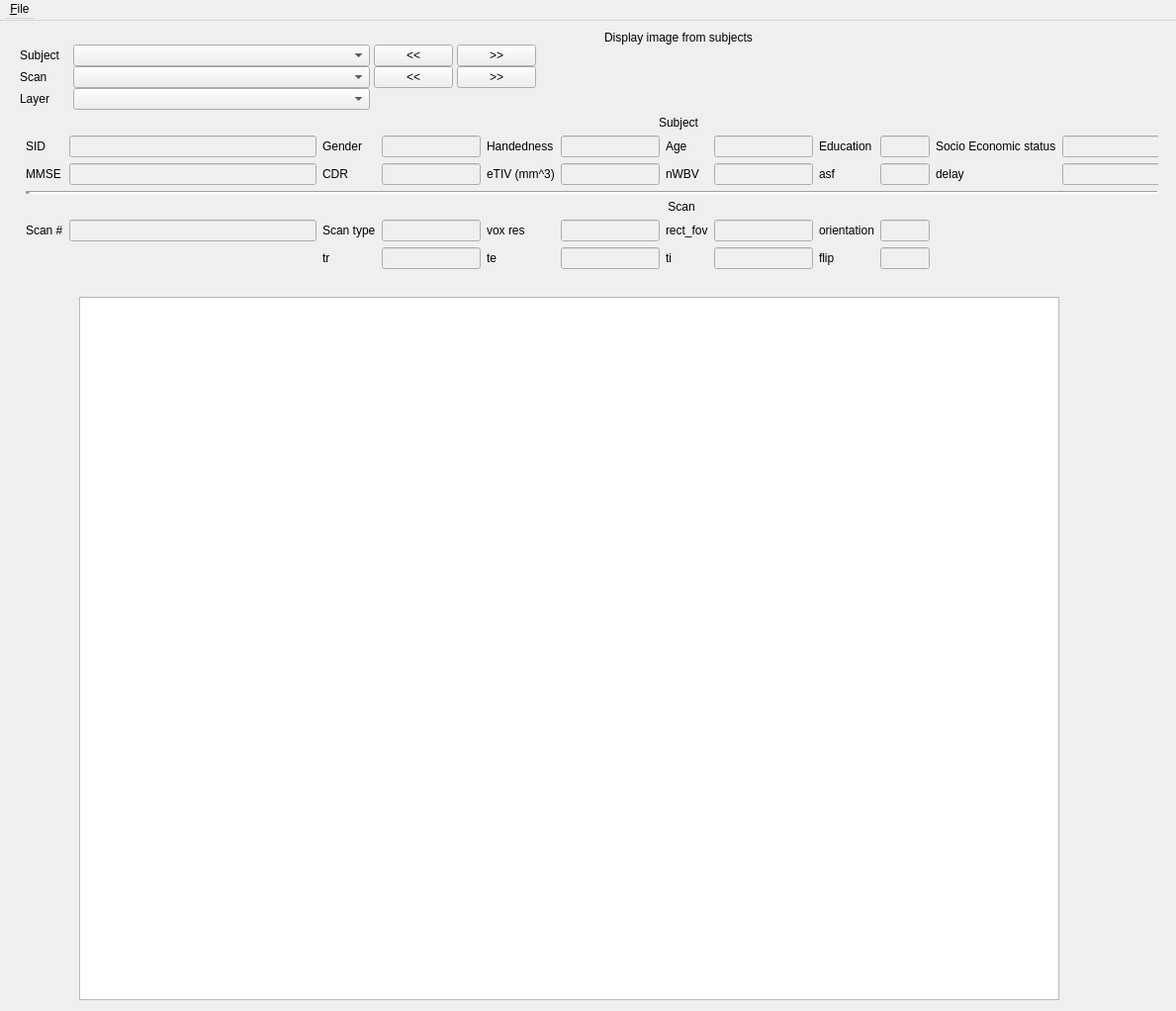
<?xml version="1.0" encoding="UTF-8"?>
<ui version="4.0">
 <class>ScanShow</class>
 <widget class="QWidget" name="ScanShow">
  <property name="enabled">
   <bool>true</bool>
  </property>
  <property name="geometry">
   <rect>
    <x>0</x>
    <y>0</y>
    <width>1189</width>
    <height>1022</height>
   </rect>
  </property>
  <property name="sizePolicy">
   <sizepolicy hsizetype="Preferred" vsizetype="Preferred">
    <horstretch>0</horstretch>
    <verstretch>0</verstretch>
   </sizepolicy>
  </property>
  <property name="windowTitle">
   <string>Classification algorithm</string>
  </property>
  <widget class="QWidget" name="centralwidget">
   <property name="enabled">
    <bool>true</bool>
   </property>
   <property name="geometry">
    <rect>
     <x>20</x>
     <y>30</y>
     <width>1151</width>
     <height>261</height>
    </rect>
   </property>
   <layout class="QHBoxLayout" name="horizontalLayout_2">
    <item>
     <widget class="QWidget" name="widget" native="true">
      <widget class="QWidget" name="layoutWidget">
       <property name="geometry">
        <rect>
         <x>0</x>
         <y>0</y>
         <width>1332</width>
         <height>709</height>
        </rect>
       </property>
       <layout class="QVBoxLayout" name="verticalLayout_2">
        <item>
         <layout class="QHBoxLayout" name="horizontalLayout_6">
          <item>
           <layout class="QGridLayout" name="gridLayout_2">
            <property name="sizeConstraint">
             <enum>QLayout::SetDefaultConstraint</enum>
            </property>
            <property name="horizontalSpacing">
             <number>4</number>
            </property>
            <property name="verticalSpacing">
             <number>0</number>
            </property>
            <item row="3" column="3">
             <widget class="QPushButton" name="next_scan_pushButton">
              <property name="text">
               <string>&gt;&gt;</string>
              </property>
             </widget>
            </item>
            <item row="2" column="3">
             <widget class="QPushButton" name="next_subject_pushButton">
              <property name="text">
               <string>&gt;&gt;</string>
              </property>
             </widget>
            </item>
            <item row="0" column="0" colspan="5">
             <widget class="QLabel" name="label_3">
              <property name="minimumSize">
               <size>
                <width>0</width>
                <height>15</height>
               </size>
              </property>
              <property name="maximumSize">
               <size>
                <width>16777215</width>
                <height>15</height>
               </size>
              </property>
              <property name="text">
               <string>Display image from subjects</string>
              </property>
              <property name="alignment">
               <set>Qt::AlignCenter</set>
              </property>
             </widget>
            </item>
            <item row="3" column="1">
             <widget class="QComboBox" name="scan_comboBox"/>
            </item>
            <item row="2" column="0">
             <widget class="QLabel" name="label_2">
              <property name="minimumSize">
               <size>
                <width>50</width>
                <height>0</height>
               </size>
              </property>
              <property name="maximumSize">
               <size>
                <width>50</width>
                <height>16777215</height>
               </size>
              </property>
              <property name="text">
               <string>Subject</string>
              </property>
             </widget>
            </item>
            <item row="3" column="4">
             <spacer name="horizontalSpacer_3">
              <property name="orientation">
               <enum>Qt::Horizontal</enum>
              </property>
              <property name="sizeHint" stdset="0">
               <size>
                <width>40</width>
                <height>20</height>
               </size>
              </property>
             </spacer>
            </item>
            <item row="3" column="0">
             <widget class="QLabel" name="label_4">
              <property name="minimumSize">
               <size>
                <width>50</width>
                <height>0</height>
               </size>
              </property>
              <property name="maximumSize">
               <size>
                <width>50</width>
                <height>16777215</height>
               </size>
              </property>
              <property name="text">
               <string>Scan</string>
              </property>
             </widget>
            </item>
            <item row="3" column="2">
             <widget class="QPushButton" name="back_scan_pushButton">
              <property name="text">
               <string>&lt;&lt;</string>
              </property>
             </widget>
            </item>
            <item row="2" column="2">
             <widget class="QPushButton" name="back_subject_pushButton">
              <property name="text">
               <string>&lt;&lt;</string>
              </property>
             </widget>
            </item>
            <item row="2" column="4">
             <spacer name="horizontalSpacer_2">
              <property name="orientation">
               <enum>Qt::Horizontal</enum>
              </property>
              <property name="sizeHint" stdset="0">
               <size>
                <width>40</width>
                <height>20</height>
               </size>
              </property>
             </spacer>
            </item>
            <item row="2" column="1">
             <widget class="QComboBox" name="subject_comboBox">
              <property name="minimumSize">
               <size>
                <width>300</width>
                <height>0</height>
               </size>
              </property>
              <property name="maximumSize">
               <size>
                <width>69</width>
                <height>16777215</height>
               </size>
              </property>
             </widget>
            </item>
            <item row="4" column="0">
             <widget class="QLabel" name="label">
              <property name="text">
               <string>Layer</string>
              </property>
             </widget>
            </item>
            <item row="4" column="1">
             <widget class="QComboBox" name="layer_comboBox"/>
            </item>
            <item row="4" column="4">
             <spacer name="horizontalSpacer">
              <property name="orientation">
               <enum>Qt::Horizontal</enum>
              </property>
              <property name="sizeHint" stdset="0">
               <size>
                <width>40</width>
                <height>20</height>
               </size>
              </property>
             </spacer>
            </item>
           </layout>
          </item>
         </layout>
        </item>
        <item>
         <layout class="QGridLayout" name="gridLayout_3">
          <item row="1" column="5">
           <widget class="QLabel" name="label_6">
            <property name="text">
             <string>Handedness</string>
            </property>
           </widget>
          </item>
          <item row="6" column="7">
           <widget class="QLabel" name="label_26">
            <property name="text">
             <string>ti</string>
            </property>
           </widget>
          </item>
          <item row="1" column="2">
           <widget class="QLineEdit" name="sid_lineEdit">
            <property name="enabled">
             <bool>false</bool>
            </property>
            <property name="minimumSize">
             <size>
              <width>250</width>
              <height>0</height>
             </size>
            </property>
            <property name="maximumSize">
             <size>
              <width>250</width>
              <height>16777215</height>
             </size>
            </property>
           </widget>
          </item>
          <item row="5" column="4">
           <widget class="QLineEdit" name="scan_type_lineEdit">
            <property name="enabled">
             <bool>false</bool>
            </property>
            <property name="minimumSize">
             <size>
              <width>100</width>
              <height>0</height>
             </size>
            </property>
            <property name="maximumSize">
             <size>
              <width>100</width>
              <height>16777215</height>
             </size>
            </property>
           </widget>
          </item>
          <item row="6" column="10">
           <widget class="QLineEdit" name="flip_lineEdit">
            <property name="enabled">
             <bool>false</bool>
            </property>
            <property name="minimumSize">
             <size>
              <width>50</width>
              <height>0</height>
             </size>
            </property>
            <property name="maximumSize">
             <size>
              <width>50</width>
              <height>16777215</height>
             </size>
            </property>
           </widget>
          </item>
          <item row="2" column="13">
           <spacer name="horizontalSpacer_5">
            <property name="orientation">
             <enum>Qt::Horizontal</enum>
            </property>
            <property name="sizeHint" stdset="0">
             <size>
              <width>40</width>
              <height>20</height>
             </size>
            </property>
           </spacer>
          </item>
          <item row="6" column="8">
           <widget class="QLineEdit" name="ti_lineEdit">
            <property name="enabled">
             <bool>false</bool>
            </property>
            <property name="minimumSize">
             <size>
              <width>100</width>
              <height>0</height>
             </size>
            </property>
            <property name="maximumSize">
             <size>
              <width>100</width>
              <height>16777215</height>
             </size>
            </property>
           </widget>
          </item>
          <item row="1" column="8">
           <widget class="QLineEdit" name="age_lineEdit">
            <property name="enabled">
             <bool>false</bool>
            </property>
            <property name="minimumSize">
             <size>
              <width>100</width>
              <height>0</height>
             </size>
            </property>
            <property name="maximumSize">
             <size>
              <width>100</width>
              <height>16777215</height>
             </size>
            </property>
           </widget>
          </item>
          <item row="2" column="1">
           <widget class="QLabel" name="label_13">
            <property name="text">
             <string>MMSE</string>
            </property>
           </widget>
          </item>
          <item row="5" column="5">
           <widget class="QLabel" name="label_21">
            <property name="text">
             <string>vox res</string>
            </property>
           </widget>
          </item>
          <item row="5" column="7">
           <widget class="QLabel" name="label_22">
            <property name="text">
             <string>rect_fov</string>
            </property>
           </widget>
          </item>
          <item row="5" column="6">
           <widget class="QLineEdit" name="vox_res_lineEdit">
            <property name="enabled">
             <bool>false</bool>
            </property>
            <property name="minimumSize">
             <size>
              <width>100</width>
              <height>0</height>
             </size>
            </property>
            <property name="maximumSize">
             <size>
              <width>100</width>
              <height>16777215</height>
             </size>
            </property>
           </widget>
          </item>
          <item row="5" column="10">
           <widget class="QLineEdit" name="orientation_lineEdit">
            <property name="enabled">
             <bool>false</bool>
            </property>
            <property name="minimumSize">
             <size>
              <width>50</width>
              <height>0</height>
             </size>
            </property>
            <property name="maximumSize">
             <size>
              <width>50</width>
              <height>16777215</height>
             </size>
            </property>
           </widget>
          </item>
          <item row="5" column="3">
           <widget class="QLabel" name="label_20">
            <property name="text">
             <string>Scan type</string>
            </property>
           </widget>
          </item>
          <item row="2" column="10">
           <widget class="QLineEdit" name="asf_lineEdit">
            <property name="enabled">
             <bool>false</bool>
            </property>
            <property name="minimumSize">
             <size>
              <width>50</width>
              <height>0</height>
             </size>
            </property>
            <property name="maximumSize">
             <size>
              <width>50</width>
              <height>16777215</height>
             </size>
            </property>
           </widget>
          </item>
          <item row="1" column="11">
           <widget class="QLabel" name="label_11">
            <property name="text">
             <string>Socio Economic status</string>
            </property>
           </widget>
          </item>
          <item row="2" column="6">
           <widget class="QLineEdit" name="e_tiv_lineEdit">
            <property name="enabled">
             <bool>false</bool>
            </property>
            <property name="minimumSize">
             <size>
              <width>100</width>
              <height>0</height>
             </size>
            </property>
            <property name="maximumSize">
             <size>
              <width>100</width>
              <height>16777215</height>
             </size>
            </property>
           </widget>
          </item>
          <item row="1" column="6">
           <widget class="QLineEdit" name="hand_lineEdit">
            <property name="enabled">
             <bool>false</bool>
            </property>
            <property name="minimumSize">
             <size>
              <width>100</width>
              <height>0</height>
             </size>
            </property>
            <property name="maximumSize">
             <size>
              <width>100</width>
              <height>16777215</height>
             </size>
            </property>
           </widget>
          </item>
          <item row="5" column="9">
           <widget class="QLabel" name="label_23">
            <property name="text">
             <string>orientation</string>
            </property>
           </widget>
          </item>
          <item row="6" column="4">
           <widget class="QLineEdit" name="tr_lineEdit">
            <property name="enabled">
             <bool>false</bool>
            </property>
            <property name="minimumSize">
             <size>
              <width>100</width>
              <height>0</height>
             </size>
            </property>
            <property name="maximumSize">
             <size>
              <width>100</width>
              <height>16777215</height>
             </size>
            </property>
           </widget>
          </item>
          <item row="2" column="4">
           <widget class="QLineEdit" name="cdr_lineEdit">
            <property name="enabled">
             <bool>false</bool>
            </property>
            <property name="minimumSize">
             <size>
              <width>100</width>
              <height>0</height>
             </size>
            </property>
            <property name="maximumSize">
             <size>
              <width>100</width>
              <height>16777215</height>
             </size>
            </property>
           </widget>
          </item>
          <item row="1" column="12">
           <widget class="QLineEdit" name="ses_lineEdit">
            <property name="enabled">
             <bool>false</bool>
            </property>
            <property name="minimumSize">
             <size>
              <width>100</width>
              <height>0</height>
             </size>
            </property>
            <property name="maximumSize">
             <size>
              <width>100</width>
              <height>16777215</height>
             </size>
            </property>
           </widget>
          </item>
          <item row="2" column="5">
           <widget class="QLabel" name="label_14">
            <property name="text">
             <string>eTIV (mm^3)</string>
            </property>
           </widget>
          </item>
          <item row="2" column="7">
           <widget class="QLabel" name="label_16">
            <property name="text">
             <string>nWBV</string>
            </property>
           </widget>
          </item>
          <item row="5" column="2">
           <widget class="QLineEdit" name="scan_number_lineEdit">
            <property name="enabled">
             <bool>false</bool>
            </property>
            <property name="minimumSize">
             <size>
              <width>250</width>
              <height>0</height>
             </size>
            </property>
            <property name="maximumSize">
             <size>
              <width>250</width>
              <height>16777215</height>
             </size>
            </property>
           </widget>
          </item>
          <item row="2" column="8">
           <widget class="QLineEdit" name="n_wbv_lineEdit">
            <property name="enabled">
             <bool>false</bool>
            </property>
            <property name="minimumSize">
             <size>
              <width>100</width>
              <height>0</height>
             </size>
            </property>
            <property name="maximumSize">
             <size>
              <width>100</width>
              <height>16777215</height>
             </size>
            </property>
           </widget>
          </item>
          <item row="1" column="10">
           <widget class="QLineEdit" name="educ_lineEdit">
            <property name="enabled">
             <bool>false</bool>
            </property>
            <property name="minimumSize">
             <size>
              <width>50</width>
              <height>0</height>
             </size>
            </property>
            <property name="maximumSize">
             <size>
              <width>50</width>
              <height>16777215</height>
             </size>
            </property>
           </widget>
          </item>
          <item row="6" column="3">
           <widget class="QLabel" name="label_25">
            <property name="text">
             <string>tr</string>
            </property>
           </widget>
          </item>
          <item row="5" column="8">
           <widget class="QLineEdit" name="rect_fov_lineEdit">
            <property name="enabled">
             <bool>false</bool>
            </property>
            <property name="minimumSize">
             <size>
              <width>100</width>
              <height>0</height>
             </size>
            </property>
            <property name="maximumSize">
             <size>
              <width>100</width>
              <height>16777215</height>
             </size>
            </property>
           </widget>
          </item>
          <item row="1" column="4">
           <widget class="QLineEdit" name="gender_lineEdit">
            <property name="enabled">
             <bool>false</bool>
            </property>
            <property name="minimumSize">
             <size>
              <width>100</width>
              <height>0</height>
             </size>
            </property>
            <property name="maximumSize">
             <size>
              <width>100</width>
              <height>16777215</height>
             </size>
            </property>
           </widget>
          </item>
          <item row="6" column="5">
           <widget class="QLabel" name="label_24">
            <property name="text">
             <string>te</string>
            </property>
           </widget>
          </item>
          <item row="1" column="3">
           <widget class="QLabel" name="label_8">
            <property name="text">
             <string>Gender</string>
            </property>
           </widget>
          </item>
          <item row="5" column="1">
           <widget class="QLabel" name="label_19">
            <property name="text">
             <string>Scan #</string>
            </property>
           </widget>
          </item>
          <item row="2" column="9">
           <widget class="QLabel" name="label_12">
            <property name="text">
             <string>asf</string>
            </property>
           </widget>
          </item>
          <item row="4" column="1" colspan="13">
           <widget class="QLabel" name="label_18">
            <property name="text">
             <string>Scan</string>
            </property>
            <property name="alignment">
             <set>Qt::AlignCenter</set>
            </property>
           </widget>
          </item>
          <item row="2" column="2">
           <widget class="QLineEdit" name="mmse_lineEdit">
            <property name="enabled">
             <bool>false</bool>
            </property>
            <property name="minimumSize">
             <size>
              <width>250</width>
              <height>0</height>
             </size>
            </property>
            <property name="maximumSize">
             <size>
              <width>250</width>
              <height>16777215</height>
             </size>
            </property>
           </widget>
          </item>
          <item row="0" column="0" colspan="14">
           <widget class="QLabel" name="label_5">
            <property name="text">
             <string>Subject</string>
            </property>
            <property name="alignment">
             <set>Qt::AlignCenter</set>
            </property>
           </widget>
          </item>
          <item row="1" column="9">
           <widget class="QLabel" name="label_10">
            <property name="text">
             <string>Education</string>
            </property>
           </widget>
          </item>
          <item row="6" column="6">
           <widget class="QLineEdit" name="te_lineEdit">
            <property name="enabled">
             <bool>false</bool>
            </property>
            <property name="minimumSize">
             <size>
              <width>100</width>
              <height>0</height>
             </size>
            </property>
            <property name="maximumSize">
             <size>
              <width>100</width>
              <height>16777215</height>
             </size>
            </property>
           </widget>
          </item>
          <item row="1" column="1">
           <widget class="QLabel" name="label_7">
            <property name="text">
             <string>SID</string>
            </property>
           </widget>
          </item>
          <item row="2" column="11">
           <widget class="QLabel" name="label_17">
            <property name="text">
             <string>delay</string>
            </property>
           </widget>
          </item>
          <item row="1" column="13">
           <spacer name="horizontalSpacer_4">
            <property name="orientation">
             <enum>Qt::Horizontal</enum>
            </property>
            <property name="sizeHint" stdset="0">
             <size>
              <width>40</width>
              <height>20</height>
             </size>
            </property>
           </spacer>
          </item>
          <item row="2" column="12">
           <widget class="QLineEdit" name="delay_lineEdit">
            <property name="enabled">
             <bool>false</bool>
            </property>
            <property name="minimumSize">
             <size>
              <width>100</width>
              <height>0</height>
             </size>
            </property>
            <property name="maximumSize">
             <size>
              <width>100</width>
              <height>16777215</height>
             </size>
            </property>
           </widget>
          </item>
          <item row="1" column="7">
           <widget class="QLabel" name="label_9">
            <property name="text">
             <string>Age</string>
            </property>
           </widget>
          </item>
          <item row="2" column="3">
           <widget class="QLabel" name="label_15">
            <property name="text">
             <string>CDR</string>
            </property>
           </widget>
          </item>
          <item row="6" column="9">
           <widget class="QLabel" name="label_27">
            <property name="text">
             <string>flip</string>
            </property>
           </widget>
          </item>
          <item row="3" column="1" colspan="12">
           <widget class="Line" name="line">
            <property name="lineWidth">
             <number>5</number>
            </property>
            <property name="orientation">
             <enum>Qt::Horizontal</enum>
            </property>
           </widget>
          </item>
         </layout>
        </item>
        <item>
         <spacer name="verticalSpacer_2">
          <property name="orientation">
           <enum>Qt::Vertical</enum>
          </property>
          <property name="sizeType">
           <enum>QSizePolicy::Expanding</enum>
          </property>
          <property name="sizeHint" stdset="0">
           <size>
            <width>20</width>
            <height>40</height>
           </size>
          </property>
         </spacer>
        </item>
       </layout>
      </widget>
     </widget>
    </item>
   </layout>
  </widget>
  <widget class="QMenuBar" name="menubar">
   <property name="geometry">
    <rect>
     <x>0</x>
     <y>0</y>
     <width>1400</width>
     <height>21</height>
    </rect>
   </property>
   <widget class="QMenu" name="menuFile">
    <property name="title">
     <string>&amp;File</string>
    </property>
    <addaction name="action_new"/>
    <addaction name="action_save"/>
    <addaction name="separator"/>
    <addaction name="action_exit"/>
   </widget>
   <addaction name="menuFile"/>
  </widget>
  <widget class="QGraphicsView" name="result_layout">
   <property name="geometry">
    <rect>
     <x>80</x>
     <y>300</y>
     <width>991</width>
     <height>711</height>
    </rect>
   </property>
  </widget>
  <action name="action_new">
   <property name="text">
    <string>&amp;New</string>
   </property>
   <property name="shortcut">
    <string>Ctrl+N</string>
   </property>
  </action>
  <action name="action_open">
   <property name="text">
    <string>&amp;Open</string>
   </property>
   <property name="shortcut">
    <string>Ctrl+O</string>
   </property>
  </action>
  <action name="action_save">
   <property name="text">
    <string>&amp;Save</string>
   </property>
   <property name="shortcut">
    <string>Ctrl+S</string>
   </property>
  </action>
  <action name="action_save_as">
   <property name="text">
    <string>Save Pipeline &amp;As</string>
   </property>
   <property name="shortcut">
    <string>Ctrl+Shift+S</string>
   </property>
  </action>
  <action name="action_exit">
   <property name="text">
    <string>&amp;Exit</string>
   </property>
  </action>
  <action name="action_presets">
   <property name="text">
    <string>&amp;Presets</string>
   </property>
  </action>
  <action name="action_about_scinodes">
   <property name="text">
    <string>About SciNode</string>
   </property>
  </action>
  <action name="action_run">
   <property name="text">
    <string>Run</string>
   </property>
   <property name="shortcut">
    <string>Ctrl+R</string>
   </property>
  </action>
  <action name="action_stop">
   <property name="text">
    <string>Stop</string>
   </property>
  </action>
 </widget>
 <resources/>
 <connections>
  <connection>
   <sender>back_subject_pushButton</sender>
   <signal>clicked()</signal>
   <receiver>ScanShow</receiver>
   <slot>on_prev_subject()</slot>
   <hints>
    <hint type="sourcelabel">
     <x>417</x>
     <y>55</y>
    </hint>
    <hint type="destinationlabel">
     <x>433</x>
     <y>26</y>
    </hint>
   </hints>
  </connection>
  <connection>
   <sender>next_subject_pushButton</sender>
   <signal>clicked()</signal>
   <receiver>ScanShow</receiver>
   <slot>on_next_subject()</slot>
   <hints>
    <hint type="sourcelabel">
     <x>507</x>
     <y>62</y>
    </hint>
    <hint type="destinationlabel">
     <x>543</x>
     <y>27</y>
    </hint>
   </hints>
  </connection>
  <connection>
   <sender>back_scan_pushButton</sender>
   <signal>clicked()</signal>
   <receiver>ScanShow</receiver>
   <slot>on_prev_scan()</slot>
   <hints>
    <hint type="sourcelabel">
     <x>395</x>
     <y>78</y>
    </hint>
    <hint type="destinationlabel">
     <x>383</x>
     <y>27</y>
    </hint>
   </hints>
  </connection>
  <connection>
   <sender>next_scan_pushButton</sender>
   <signal>clicked()</signal>
   <receiver>ScanShow</receiver>
   <slot>on_next_scan()</slot>
   <hints>
    <hint type="sourcelabel">
     <x>485</x>
     <y>87</y>
    </hint>
    <hint type="destinationlabel">
     <x>642</x>
     <y>25</y>
    </hint>
   </hints>
  </connection>
  <connection>
   <sender>subject_comboBox</sender>
   <signal>currentTextChanged(QString)</signal>
   <receiver>ScanShow</receiver>
   <slot>on_subject_changed()</slot>
   <hints>
    <hint type="sourcelabel">
     <x>138</x>
     <y>60</y>
    </hint>
    <hint type="destinationlabel">
     <x>137</x>
     <y>28</y>
    </hint>
   </hints>
  </connection>
  <connection>
   <sender>scan_comboBox</sender>
   <signal>currentTextChanged(QString)</signal>
   <receiver>ScanShow</receiver>
   <slot>on_scan_changed()</slot>
   <hints>
    <hint type="sourcelabel">
     <x>163</x>
     <y>78</y>
    </hint>
    <hint type="destinationlabel">
     <x>192</x>
     <y>23</y>
    </hint>
   </hints>
  </connection>
  <connection>
   <sender>layer_comboBox</sender>
   <signal>currentTextChanged(QString)</signal>
   <receiver>ScanShow</receiver>
   <slot>on_layer_changed()</slot>
   <hints>
    <hint type="sourcelabel">
     <x>244</x>
     <y>109</y>
    </hint>
    <hint type="destinationlabel">
     <x>9</x>
     <y>128</y>
    </hint>
   </hints>
  </connection>
 </connections>
 <slots>
  <slot>on_new()</slot>
  <slot>on_open()</slot>
  <slot>on_save()</slot>
  <slot>on_save_as()</slot>
  <slot>on_exit()</slot>
  <slot>on_run()</slot>
  <slot>on_about()</slot>
  <slot>on_plugin_library_toggled(bool)</slot>
  <slot>on_add_files()</slot>
  <slot>on_remove_files()</slot>
  <slot>on_same_as_file()</slot>
  <slot>on_choose_output_folder()</slot>
  <slot>on_stop()</slot>
  <slot>on_next_subject()</slot>
  <slot>on_prev_subject()</slot>
  <slot>on_next_scan()</slot>
  <slot>on_prev_scan()</slot>
  <slot>on_subject_changed()</slot>
  <slot>on_scan_changed()</slot>
  <slot>_on_changed_view()</slot>
  <slot>on_layer_changed()</slot>
 </slots>
</ui>
